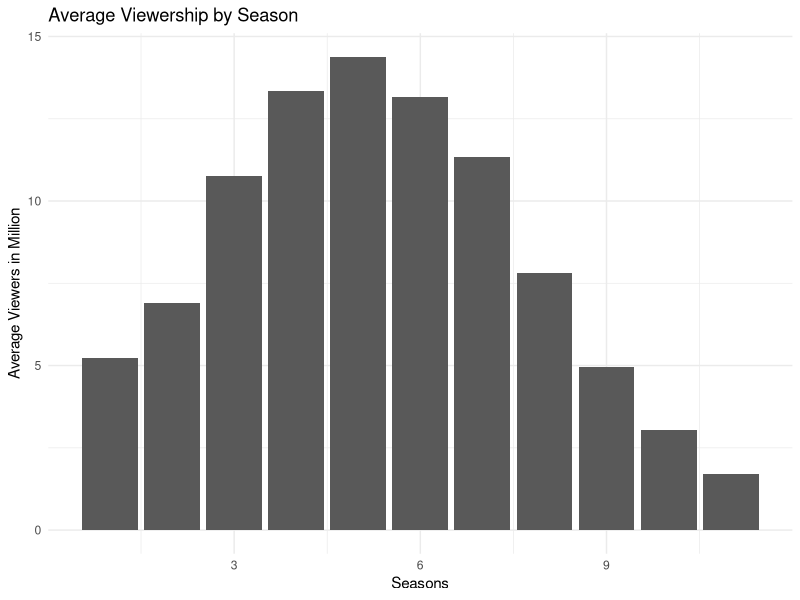
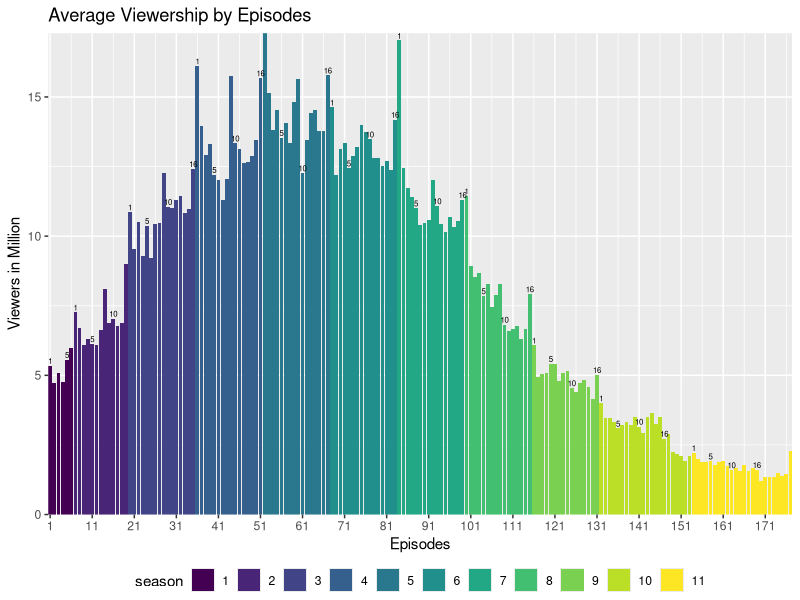

Reproduce these figures in R, in order.
## ---- chunk 1
avg_viewer<-data.frame(season=c(1, 2, 3, 4, 5, 6, 7, 8, 9, 10, 11), avg_viewer=c(5.24, 6.90, 10.75, 13.33, 14.38, 13.15, 11.35, 7.82, 4.95, 3.04, 1.69))

library(ggplot2)

ggplot(avg_viewer, aes(x=season, y=avg_viewer))+geom_bar(stat="identity")+theme_minimal()+ ggtitle("Average Viewership by Season")+xlab("Seasons")+ylab("Average Viewers in Million")
## ---- chunk 2
library(readxl)
library(scales)

views_episodes <- read_excel("TWD_views_episodes.xlsx")
views_episodes$season<-factor(views_episodes$season, ordered = TRUE, levels = c("1", "2","3", "4", "5", "6", "7", "8", "9", "10", "11") )

ggplot(views_episodes, aes(x=no, y=viewer_M, fill=season))+geom_bar(stat="identity")+ ggtitle("Average Viewership by Episodes")+xlab("Episodes")+ylab("Viewers in Million")+scale_x_continuous(expand = c(0, 0), breaks = seq(1,177,10)) + scale_y_continuous(expand = c(0, 0))+geom_text(data=views_episodes[views_episodes$episode==1 |views_episodes$episode==5 | views_episodes$episode==10 | views_episodes$episode==16,], aes(label=episode), vjust=-0.3, size=2)+theme(legend.position = "bottom",  legend.margin = margin(0, 0, 0, 0))+ guides(fill = guide_legend(nrow = 1))
